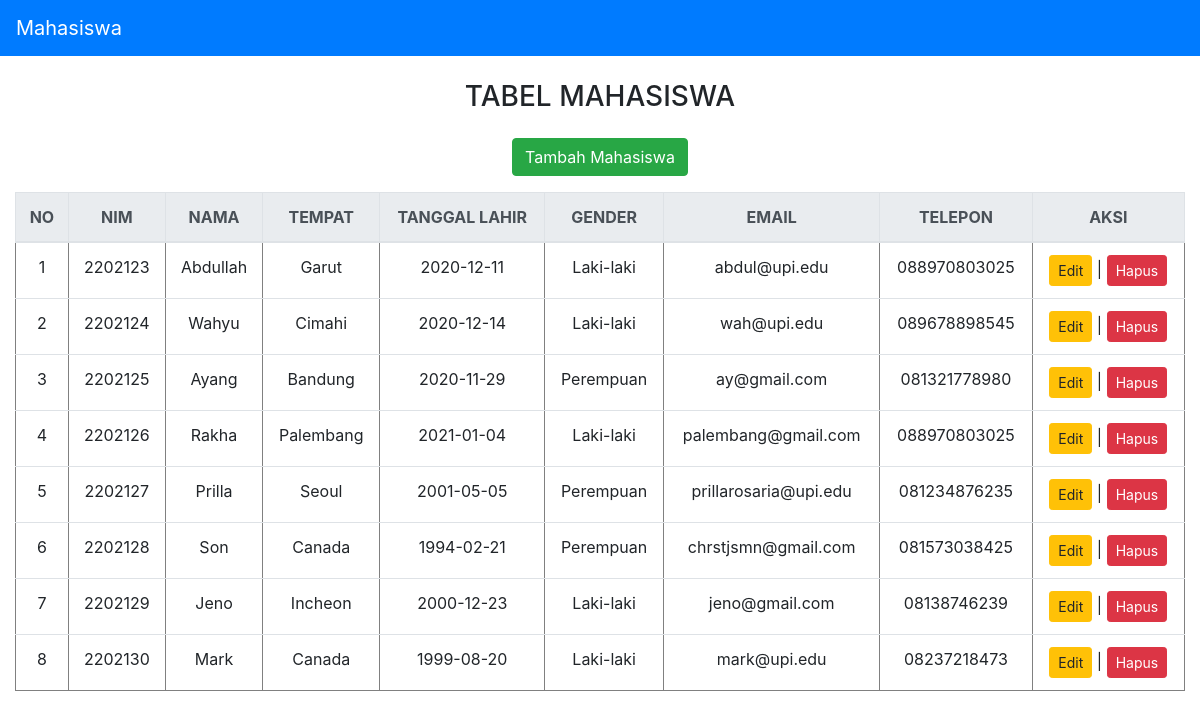
The page / on the database its author committed.
### tables this page shows
CREATE TABLE `mahasiswa` (
  `id` int(11) NOT NULL,
  `nim` varchar(100) NOT NULL,
  `nama` varchar(100) NOT NULL,
  `tempat` varchar(100) NOT NULL,
  `tl` varchar(100) NOT NULL,
  `gender` varchar(10) NOT NULL,
  `email` varchar(100) NOT NULL,
  `telp` varchar(100) NOT NULL
);

### presenter/ProsesMahasiswa.php (called while the page is built, shortened)
<?php
class ProsesMahasiswa implements KontrakPresenter
{
	private $tabelmahasiswa;
	private $data = [];
	function __construct()
	{
		try {
			$db_host = "localhost";
			$db_user = "root";
			$db_password = "";
			$db_name = "mvp_php";
			$this->tabelmahasiswa = new TabelMahasiswa($db_host, $db_user, $db_password, $db_name);
			$this->data = array();
		} catch (Exception $e) {
			echo "Terjadi kesalahan: " . $e->getMessage();
		}
	}
	function prosesDataMahasiswa()
	{
		try {
			$this->tabelmahasiswa->open();
			$this->tabelmahasiswa->getMahasiswa();
			while ($row = $this->tabelmahasiswa->getResult()) {
				$mahasiswa = new Mahasiswa();
				$mahasiswa->setId($row['id']);
				$mahasiswa->setNim($row['nim']);
				$mahasiswa->setNama($row['nama']);
				$mahasiswa->setTempat($row['tempat']);
				$mahasiswa->setTl($row['tl']);
				$mahasiswa->setGender($row['gender']);
				$mahasiswa->setEmail($row['email']);
				$mahasiswa->setTelepon($row['telp']);
				$this->data[] = $mahasiswa;
			}
		} catch (Exception $e) {
			echo "Terjadi kesalahan pada pemrosesan data: " . $e->getMessage();
		}
	}
	function getId($i)
	{
		return $this->data[$i]->getId();
	}
	function getNim($i)
	{
		return $this->data[$i]->getNim();
	}
	function getNama($i)
	{
		return $this->data[$i]->getNama();
	}
	function getTempat($i)
	{
		return $this->data[$i]->getTempat();
	}
	function getTl($i)
	{
		return $this->data[$i]->getTl();
	}
	function getGender($i)
	{
		return $this->data[$i]->getGender();
	}
	function getSize()
	{
		return sizeof($this->data);
	}
	function getEmail($i)
	{
		return $this->data[$i]->getEmail();
	}
	function getTelepon($i)
	{
		return $this->data[$i]->getTelepon();
	}
}

### model/Mahasiswa.class.php (called while the page is built)
<?php
class Mahasiswa
{
	var $id = '';
	var $nim = '';
	var $nama = '';
	var $tempat = '';
	var $tl = '';
	var $gender = '';
	var $email = '';
    var $telepon = '';
    function __construct($id = '', $nim = '', $nama = '', $tempat = '', $tl = '', $gender = '', $email = '', $telepon = '')
    {
        $this->id = $id;
        $this->nim = $nim;
        $this->nama = $nama;
        $this->tempat = $tempat;
        $this->tl = $tl;
        $this->gender = $gender;
        $this->email = $email;
        $this->telepon = $telepon;
    }
	function setId($id)
	{
		$this->id = $id;
	}
	function setNim($nim)
	{
		$this->nim = $nim;
	}
	function setNama($nama)
	{
		$this->nama = $nama;
	}
	function setTempat($tempat)
	{
		$this->tempat = $tempat;
	}
	function setTl($tl)
	{
		$this->tl = $tl;
	}
	function setGender($gender)
	{
		$this->gender = $gender;
	}
	function setEmail($email)
    {
        $this->email = $email;
    }
    function setTelepon($telepon)
    {
        $this->telepon = $telepon;
    }
	function getId()
	{
		return $this->id;
	}
	function getNim()
	{
		return $this->nim;
	}
	function getNama()
	{
		return $this->nama;
	}
	function getTempat()
	{
		return $this->tempat;
	}
	function getTl()
	{
		return $this->tl;
	}
	function getGender()
	{
		return $this->gender;
	}
	function getEmail()
    {
        return $this->email;
    }
    function getTelepon()
    {
        return $this->telepon;
    }
}

### model/DB.class.php (called while the page is built, shortened)
<?php
class DB
{
	var $db_host = '';
	var $db_user = '';
	var $db_password = '';
	var $db_name = '';
	var $db_link = '';
	function __construct($db_host = '', $db_user = '', $db_password = '', $db_name = '')
	{
		$this->db_host = $db_host;
		$this->db_user = $db_user;
		$this->db_password = $db_password;
		$this->db_name = $db_name;
	}
	function open()
	{
		$this->db_link = mysqli_connect($this->db_host, $this->db_user, $this->db_password, $this->db_name);
	}
	function execute($query = "")
	{
		$this->result = mysqli_query($this->db_link, $query);
		return $this->result;
	}
}

### model/TabelMahasiswa.class.php (called while the page is built, shortened)
<?php
class TabelMahasiswa extends DB
{
	function getMahasiswa()
	{
		$query = "SELECT * FROM mahasiswa";
		return $this->execute($query);
	}
}

### view/TampilMahasiswa.php (the view, shortened to what this page needs)
<?php
include("presenter/ProsesMahasiswa.php");
class TampilMahasiswa implements KontrakView
{
    private $prosesmahasiswa;
    function __construct()
    {
        $this->prosesmahasiswa = new ProsesMahasiswa();
    }
    function tampil()
    {
        $this->prosesmahasiswa->prosesDataMahasiswa();
        $data = null;
        for ($i = 0; $i < $this->prosesmahasiswa->getSize(); $i++) {
            $no = $i + 1;
            $gender = $this->prosesmahasiswa->getGender($i);
			$data .= "<tr>
				<td>" . $no . "</td>
				<td>" . $this->prosesmahasiswa->getNim($i) . "</td>
				<td>" . $this->prosesmahasiswa->getNama($i) . "</td>
				<td>" . $this->prosesmahasiswa->getTempat($i) . "</td>
				<td>" . $this->prosesmahasiswa->getTl($i) . "</td>
				<td>" . $gender . "</td>
				<td>" . $this->prosesmahasiswa->getEmail($i) . "</td>
				<td>" . $this->prosesmahasiswa->getTelepon($i) . "</td>
				<td>
					<a href='index.php?edit=" . $this->prosesmahasiswa->getId($i) . "' class='btn btn-warning btn-sm'>Edit</a> |
					<a href='index.php?hapus=" . $this->prosesmahasiswa->getId($i) . "' class='btn btn-danger btn-sm' onclick=\"return confirm('Yakin ingin menghapus data ini?')\">Hapus</a>
				</td>
			</tr>";
        }
    }
}

### index.php (shortened to what this page needs)
<?php
include("view/TampilMahasiswa.php");
$tampil = new TampilMahasiswa();
$proses = new ProsesMahasiswa();
if (isset($_POST['add_submit'])) {
    $data = [
        'nim' => $_POST['nim'],
        'nama' => $_POST['nama'],
        'tempat' => $_POST['tempat'],
        'tl' => $_POST['tl'],
        'gender' => $_POST['gender'],
        'email' => $_POST['email'],
        'telp' => $_POST['telp']
    ];
    $result = $proses->addMahasiswa($data);
    if ($result) {
        header("Location: index.php?status=tambah_sukses");
    } else {
        header("Location: index.php?status=tambah_gagal");
    }
}
elseif (isset($_GET['form']) && $_GET['form'] == 'tambah') {
    $tampil->tampilFormTambah();
}
elseif (isset($_GET['edit'])) {
    $tampil->tampilFormEdit($_GET['edit']);
}
elseif (isset($_GET['hapus'])) {
    $proses->deleteMahasiswa($_GET['hapus']);
    header("Location: index.php?status=hapus_sukses");
}
else {
    $tampil->tampil();
}

### model/Template.class.php (shortened to what this page needs)
<?php
class Template{
	var $content = '';
	function __construct($filename = ''){
		$this->content = implode('', @file($filename));
	}
	function clear(){
		$this->content = preg_replace("/DATA_[A-Z|_|0-9]+/", "", $this->content);
	}
	function write(){
		print $this->content;
	}
	function replace($old = '', $new = ''){
		if(is_int($new)){
			$value = sprintf("%d", $new);
		}elseif(is_float($new)){
			$value = sprintf("%f", $new);
		}elseif(is_array($new)){
			$value = '';
			foreach( $new as $item){
				$value .= $item. '';
			}
		}else{
			$value = $new;
		}
		$this->content = preg_replace("/$old/",  $value, $this->content);
	}
}

### rows shown on the page
mahasiswa: no "1", nim "2202123", nama "Abdullah", tempat "Garut", tl "2020-12-11", gender "Laki-laki", email "abdul@upi.edu", telp "088970803025"
mahasiswa: no "2", nim "2202124", nama "Wahyu", tempat "Cimahi", tl "2020-12-14", gender "Laki-laki", email "wah@upi.edu", telp "089678898545"
mahasiswa: no "3", nim "2202125", nama "Ayang", tempat "Bandung", tl "2020-11-29", gender "Perempuan", email "ay@gmail.com", telp "081321778980"
mahasiswa: no "4", nim "2202126", nama "Rakha", tempat "Palembang", tl "2021-01-04", gender "Laki-laki", email "palembang@gmail.com", telp "088970803025"
mahasiswa: no "5", nim "2202127", nama "Prilla", tempat "Seoul", tl "2001-05-05", gender "Perempuan", email "prillarosaria@upi.edu", telp "081234876235"
mahasiswa: no "6", nim "2202128", nama "Son", tempat "Canada", tl "1994-02-21", gender "Perempuan", email "chrstjsmn@gmail.com", telp "081573038425"
mahasiswa: no "7", nim "2202129", nama "Jeno", tempat "Incheon", tl "2000-12-23", gender "Laki-laki", email "jeno@gmail.com", telp "08138746239"
mahasiswa: no "8", nim "2202130", nama "Mark", tempat "Canada", tl "1999-08-20", gender "Laki-laki", email "mark@upi.edu", telp "08237218473"

### other values the page prints
$this->content "Mahasiswa TABEL MAHASISWA Tambah Mahasiswa NO NIM NAMA TEMPAT TANGGAL LAHIR GENDER EMAIL TELEPON AKSI"
